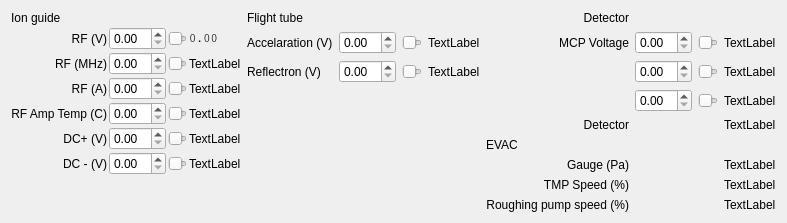
<?xml version="1.0" encoding="UTF-8"?>
<ui version="4.0">
 <class>AnalyzerWidget</class>
 <widget class="QWidget" name="AnalyzerWidget">
  <property name="geometry">
   <rect>
    <x>0</x>
    <y>0</y>
    <width>787</width>
    <height>218</height>
   </rect>
  </property>
  <property name="windowTitle">
   <string>Form</string>
  </property>
  <layout class="QHBoxLayout" name="horizontalLayout_2">
   <item>
    <layout class="QHBoxLayout" name="horizontalLayout">
     <property name="spacing">
      <number>2</number>
     </property>
     <item>
      <layout class="QGridLayout" name="gridLayout">
       <item row="5" column="0">
        <widget class="QLabel" name="label_13">
         <property name="text">
          <string>DC+ (V)</string>
         </property>
         <property name="alignment">
          <set>Qt::AlignRight|Qt::AlignTrailing|Qt::AlignVCenter</set>
         </property>
        </widget>
       </item>
       <item row="0" column="0">
        <widget class="QLabel" name="label_7">
         <property name="text">
          <string>Ion guide</string>
         </property>
        </widget>
       </item>
       <item row="1" column="3">
        <widget class="QLabel" name="label">
         <property name="font">
          <font>
           <family>Courier</family>
          </font>
         </property>
         <property name="text">
          <string>0.00</string>
         </property>
        </widget>
       </item>
       <item row="1" column="1">
        <widget class="QDoubleSpinBox" name="doubleSpinBox"/>
       </item>
       <item row="1" column="0">
        <widget class="QLabel" name="label_2">
         <property name="text">
          <string>RF (V)</string>
         </property>
         <property name="alignment">
          <set>Qt::AlignRight|Qt::AlignTrailing|Qt::AlignVCenter</set>
         </property>
        </widget>
       </item>
       <item row="1" column="2">
        <widget class="QSlider" name="horizontalSlider">
         <property name="orientation">
          <enum>Qt::Horizontal</enum>
         </property>
        </widget>
       </item>
       <item row="7" column="1">
        <spacer name="verticalSpacer">
         <property name="orientation">
          <enum>Qt::Vertical</enum>
         </property>
         <property name="sizeHint" stdset="0">
          <size>
           <width>20</width>
           <height>40</height>
          </size>
         </property>
        </spacer>
       </item>
       <item row="2" column="1">
        <widget class="QDoubleSpinBox" name="doubleSpinBox1"/>
       </item>
       <item row="3" column="1">
        <widget class="QDoubleSpinBox" name="doubleSpinBox2"/>
       </item>
       <item row="4" column="1">
        <widget class="QDoubleSpinBox" name="doubleSpinBox3"/>
       </item>
       <item row="5" column="1">
        <widget class="QDoubleSpinBox" name="doubleSpinBox4"/>
       </item>
       <item row="2" column="0">
        <widget class="QLabel" name="label_10">
         <property name="text">
          <string>RF (MHz)</string>
         </property>
         <property name="alignment">
          <set>Qt::AlignRight|Qt::AlignTrailing|Qt::AlignVCenter</set>
         </property>
        </widget>
       </item>
       <item row="3" column="0">
        <widget class="QLabel" name="label_11">
         <property name="text">
          <string>RF (A)</string>
         </property>
         <property name="alignment">
          <set>Qt::AlignRight|Qt::AlignTrailing|Qt::AlignVCenter</set>
         </property>
        </widget>
       </item>
       <item row="4" column="0">
        <widget class="QLabel" name="label_12">
         <property name="text">
          <string>RF Amp Temp (C)</string>
         </property>
         <property name="alignment">
          <set>Qt::AlignRight|Qt::AlignTrailing|Qt::AlignVCenter</set>
         </property>
        </widget>
       </item>
       <item row="6" column="1">
        <widget class="QDoubleSpinBox" name="doubleSpinBox5"/>
       </item>
       <item row="6" column="0">
        <widget class="QLabel" name="label_14">
         <property name="text">
          <string>DC - (V)</string>
         </property>
         <property name="alignment">
          <set>Qt::AlignRight|Qt::AlignTrailing|Qt::AlignVCenter</set>
         </property>
        </widget>
       </item>
       <item row="2" column="3">
        <widget class="QLabel" name="label1">
         <property name="text">
          <string>TextLabel</string>
         </property>
        </widget>
       </item>
       <item row="3" column="3">
        <widget class="QLabel" name="label2">
         <property name="text">
          <string>TextLabel</string>
         </property>
        </widget>
       </item>
       <item row="4" column="3">
        <widget class="QLabel" name="label3">
         <property name="text">
          <string>TextLabel</string>
         </property>
        </widget>
       </item>
       <item row="5" column="3">
        <widget class="QLabel" name="label4">
         <property name="text">
          <string>TextLabel</string>
         </property>
        </widget>
       </item>
       <item row="6" column="3">
        <widget class="QLabel" name="label5">
         <property name="text">
          <string>TextLabel</string>
         </property>
        </widget>
       </item>
       <item row="2" column="2">
        <widget class="QSlider" name="horizontalSlider1">
         <property name="orientation">
          <enum>Qt::Horizontal</enum>
         </property>
        </widget>
       </item>
       <item row="3" column="2">
        <widget class="QSlider" name="horizontalSlider2">
         <property name="orientation">
          <enum>Qt::Horizontal</enum>
         </property>
        </widget>
       </item>
       <item row="4" column="2">
        <widget class="QSlider" name="horizontalSlider3">
         <property name="orientation">
          <enum>Qt::Horizontal</enum>
         </property>
        </widget>
       </item>
       <item row="5" column="2">
        <widget class="QSlider" name="horizontalSlider4">
         <property name="orientation">
          <enum>Qt::Horizontal</enum>
         </property>
        </widget>
       </item>
       <item row="6" column="2">
        <widget class="QSlider" name="horizontalSlider5">
         <property name="orientation">
          <enum>Qt::Horizontal</enum>
         </property>
        </widget>
       </item>
      </layout>
     </item>
    </layout>
   </item>
   <item>
    <layout class="QGridLayout" name="gridLayout_2">
     <item row="1" column="0">
      <widget class="QLabel" name="label_3">
       <property name="text">
        <string>Accelaration (V)</string>
       </property>
      </widget>
     </item>
     <item row="1" column="1">
      <widget class="QDoubleSpinBox" name="doubleSpinBox10"/>
     </item>
     <item row="1" column="2">
      <widget class="QSlider" name="horizontalSlider10">
       <property name="orientation">
        <enum>Qt::Horizontal</enum>
       </property>
      </widget>
     </item>
     <item row="1" column="3">
      <widget class="QLabel" name="label10">
       <property name="text">
        <string>TextLabel</string>
       </property>
      </widget>
     </item>
     <item row="0" column="0">
      <widget class="QLabel" name="label_8">
       <property name="text">
        <string>Flight tube</string>
       </property>
      </widget>
     </item>
     <item row="3" column="2">
      <spacer name="verticalSpacer_2">
       <property name="orientation">
        <enum>Qt::Vertical</enum>
       </property>
       <property name="sizeHint" stdset="0">
        <size>
         <width>20</width>
         <height>40</height>
        </size>
       </property>
      </spacer>
     </item>
     <item row="2" column="1">
      <widget class="QDoubleSpinBox" name="doubleSpinBox11"/>
     </item>
     <item row="2" column="0">
      <widget class="QLabel" name="label_15">
       <property name="text">
        <string>Reflectron (V)</string>
       </property>
      </widget>
     </item>
     <item row="2" column="2">
      <widget class="QSlider" name="horizontalSlider11">
       <property name="orientation">
        <enum>Qt::Horizontal</enum>
       </property>
      </widget>
     </item>
     <item row="2" column="3">
      <widget class="QLabel" name="label11">
       <property name="text">
        <string>TextLabel</string>
       </property>
      </widget>
     </item>
    </layout>
   </item>
   <item>
    <layout class="QGridLayout" name="gridLayout_3">
     <item row="7" column="0">
      <widget class="QLabel" name="label_24">
       <property name="text">
        <string>TMP Speed (%)</string>
       </property>
       <property name="alignment">
        <set>Qt::AlignRight|Qt::AlignTrailing|Qt::AlignVCenter</set>
       </property>
      </widget>
     </item>
     <item row="1" column="3">
      <widget class="QLabel" name="label20">
       <property name="text">
        <string>TextLabel</string>
       </property>
      </widget>
     </item>
     <item row="1" column="1">
      <widget class="QDoubleSpinBox" name="doubleSpinBox20"/>
     </item>
     <item row="1" column="0">
      <widget class="QLabel" name="label_5">
       <property name="text">
        <string>MCP Voltage</string>
       </property>
       <property name="alignment">
        <set>Qt::AlignRight|Qt::AlignTrailing|Qt::AlignVCenter</set>
       </property>
      </widget>
     </item>
     <item row="1" column="2">
      <widget class="QSlider" name="horizontalSlider20">
       <property name="orientation">
        <enum>Qt::Horizontal</enum>
       </property>
      </widget>
     </item>
     <item row="0" column="0">
      <widget class="QLabel" name="label_9">
       <property name="text">
        <string>Detector</string>
       </property>
       <property name="alignment">
        <set>Qt::AlignRight|Qt::AlignTrailing|Qt::AlignVCenter</set>
       </property>
      </widget>
     </item>
     <item row="9" column="2">
      <spacer name="verticalSpacer_3">
       <property name="orientation">
        <enum>Qt::Vertical</enum>
       </property>
       <property name="sizeHint" stdset="0">
        <size>
         <width>20</width>
         <height>40</height>
        </size>
       </property>
      </spacer>
     </item>
     <item row="2" column="1">
      <widget class="QDoubleSpinBox" name="doubleSpinBox21"/>
     </item>
     <item row="3" column="1">
      <widget class="QDoubleSpinBox" name="doubleSpinBox22"/>
     </item>
     <item row="4" column="0">
      <widget class="QLabel" name="label_18">
       <property name="text">
        <string>Detector</string>
       </property>
       <property name="alignment">
        <set>Qt::AlignRight|Qt::AlignTrailing|Qt::AlignVCenter</set>
       </property>
      </widget>
     </item>
     <item row="4" column="3">
      <widget class="QLabel" name="label23">
       <property name="text">
        <string>TextLabel</string>
       </property>
      </widget>
     </item>
     <item row="3" column="3">
      <widget class="QLabel" name="label22">
       <property name="text">
        <string>TextLabel</string>
       </property>
      </widget>
     </item>
     <item row="2" column="3">
      <widget class="QLabel" name="label21">
       <property name="text">
        <string>TextLabel</string>
       </property>
      </widget>
     </item>
     <item row="6" column="0">
      <widget class="QLabel" name="label_23">
       <property name="text">
        <string>Gauge (Pa)</string>
       </property>
       <property name="alignment">
        <set>Qt::AlignRight|Qt::AlignTrailing|Qt::AlignVCenter</set>
       </property>
      </widget>
     </item>
     <item row="2" column="2">
      <widget class="QSlider" name="horizontalSlider21">
       <property name="orientation">
        <enum>Qt::Horizontal</enum>
       </property>
      </widget>
     </item>
     <item row="5" column="0">
      <widget class="QLabel" name="label_22">
       <property name="text">
        <string>EVAC</string>
       </property>
      </widget>
     </item>
     <item row="3" column="2">
      <widget class="QSlider" name="horizontalSlider22">
       <property name="orientation">
        <enum>Qt::Horizontal</enum>
       </property>
      </widget>
     </item>
     <item row="8" column="0">
      <widget class="QLabel" name="label_25">
       <property name="text">
        <string>Roughing pump speed (%)</string>
       </property>
       <property name="alignment">
        <set>Qt::AlignRight|Qt::AlignTrailing|Qt::AlignVCenter</set>
       </property>
      </widget>
     </item>
     <item row="6" column="3">
      <widget class="QLabel" name="label24">
       <property name="text">
        <string>TextLabel</string>
       </property>
      </widget>
     </item>
     <item row="7" column="3">
      <widget class="QLabel" name="label25">
       <property name="text">
        <string>TextLabel</string>
       </property>
      </widget>
     </item>
     <item row="8" column="3">
      <widget class="QLabel" name="label26">
       <property name="text">
        <string>TextLabel</string>
       </property>
      </widget>
     </item>
    </layout>
   </item>
  </layout>
 </widget>
 <resources/>
 <connections/>
</ui>
